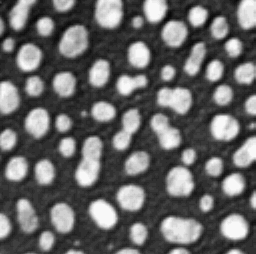
#> input picture bioimaging/Ex01/data/blobs.tif, 256 x 254 px
$ jupyter execute --allow-errors 1_images_as_arrays.ipynb
#> lines starting #> are read from the running program, lines starting #| are printed output that depends on the picture; after the words box and inside, x2 and y2 are one past the last pixel; in counts of white or black regions, pixels touching at a corner belong together
# Fundamentals of Bioimage Processing - Exercise 1

[cell 1]
import matplotlib.pyplot as plt
import numpy as np
from skimage.io import imread

---
## Numpy arrays

[cell 2]
smiley = np.array([
    [0, 0, 0, 0, 0, 0, 0],
    [0, 0, 13, 0, 18, 0, 0],
    [0, 0, 19, 0, 15, 0, 0],
    [0, 0, 0, 0, 0, 0, 0],
    [0, 10, 0, 0, 0, 13, 0],
    [0, 0, 12, 15, 10, 0, 0],
    [0, 0, 0, 0, 0, 0, 0]
], dtype=np.uint8)
smiley

[cell 3]
plt.imshow(smiley, cmap="gray")
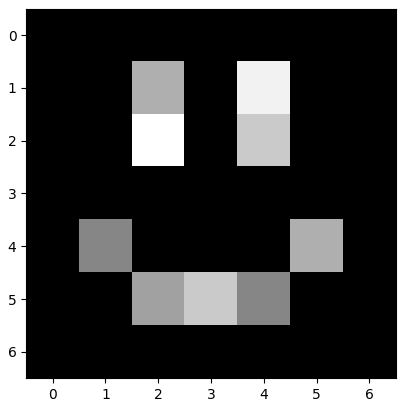
#> figure drawn by matplotlib, 1 panel

[cell 4]
smiley[1, 2]

[cell 5]
smiley.shape

[cell 6]
smiley.ndim

[cell 7]
smiley.dtype

---
## Reading images

[cell 8]
image = imread("./data/blobs.tif")
#> image is the input picture: shape (254, 256); min 8, max 248, mean 103.3

#> (a cell that did not finish here is left out)

[cell 10]
image = imread(r".\data\blobs.tif")

---
## Displaying images

[cell 11]
f, axs = plt.subplots(1, 3, figsize=(9, 3))
axs[0].imshow(image)
axs[1].imshow(image, cmap="magma")
axs[2].imshow(image, cmap="gray")
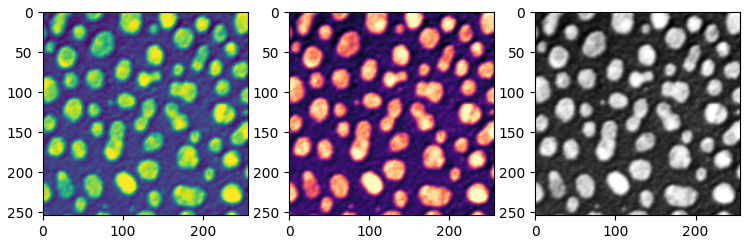
#> figure drawn by matplotlib, 3 panels

#> (a cell that did not finish here is left out)

[cell 13]
shape_3D_false = (3, 50, 50)
#> (the rest of this cell did not finish here and is left out)

---
## Computing with images

[cell 14]
ones = np.ones(shape=(5, 5))
ones_plus_three = ones + 3
ones_plus_three

[cell 15]
squared = ones_plus_three ** 2
squared

[cell 16]
log = np.log2(squared)
log

[cell 17]
help(np.random.random)

[cell 18]
randoms = np.random.random(size=ones.shape)
ones + randoms

[cell 19]
randoms = np.random.random(size=(4, 4))
#> (the rest of this cell did not finish here and is left out)

---
## Image statistics

[cell 20]
randoms = np.random.randint(low=0, high=255, size=(40, 60))
plt.imshow(randoms)
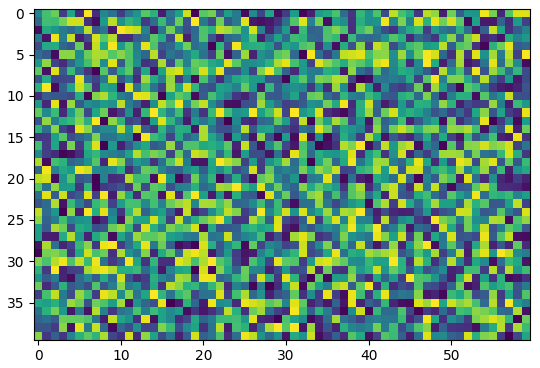
#> figure drawn by matplotlib, 1 panel

[cell 21]
np.mean(randoms)

[cell 22]
np.mean(randoms, axis=0)

[cell 23]
np.mean(randoms, axis=1)

[cell 24]
np.std(randoms)

[cell 25]
randoms.std()

[cell 26]
histogram, bins = np.histogram(randoms.flatten(), 255)

#> (a cell that did not finish here is left out)

---
## Slicing images

[cell 28]
image = imread("./data/blobs.tif")

[cell 29]
plt.imshow(image)

[cell 30]
cropped_image1 = image[0:128]
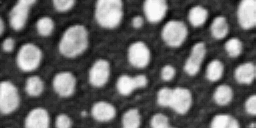
#> cropped_image1: shape (128, 256); min 8, max 248, mean 103.2
plt.imshow(cropped_image1)

[cell 31]
cropped_image2 = image[0:128, 128:]
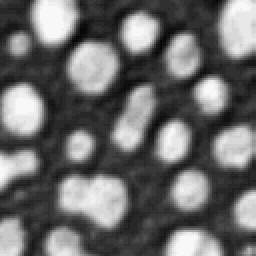
#> cropped_image2: shape (128, 128) (shown 2 times larger); min 8, max 248, mean 107.2
plt.imshow(cropped_image2);

[cell 32]
sampled_image = image[::5, ::5]
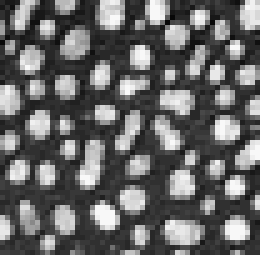
#> sampled_image: shape (51, 52) (shown 5 times larger); min 8, max 248, mean 103.2
plt.imshow(sampled_image)

[cell 33]
flipped_image = image[::, ::-1]
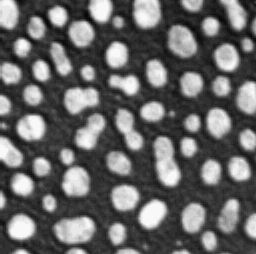
#> flipped_image: shape (254, 256); min 8, max 248, mean 103.3
plt.imshow(flipped_image)

---
## Thresholding and masking

Instead of using this simle 1D array, we can perform the same operation on an entire image. Let's import the blobs picture again:

[cell 34]
mask = image > 100
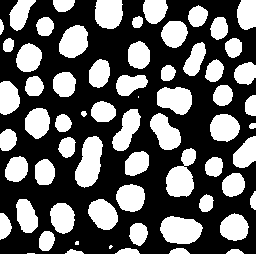
#> mask: shape (254, 256) bool; 38.4% white; 65 white regions (4 under 20 px), largest, box (x1, y1, x2, y2) and area: (75, 136, 103, 188) 982, (160, 216, 203, 244) 924, (166, 148, 196, 197) 915
plt.imshow(mask)

Now we obtain a 2D array filled with boolean values. We can even look at it (white values are ```True```):

And now we can do indexing to recover all pixel values above our threshold of 100:

[cell 35]
image[mask]

[cell 36]
len(image[mask]) / len(image.flatten())
#> Out = 0.384

[cell 37]
plt.imshow(np.where(mask, image, 0))
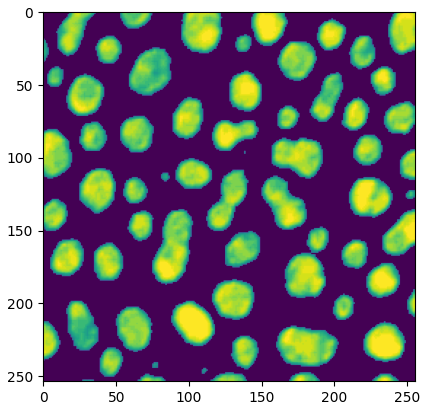
#> figure drawn by matplotlib, 1 panel

[cell 38]
plt.imshow(np.where(mask, 0, image))
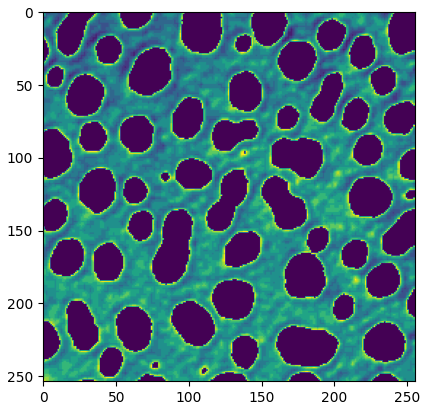
#> figure drawn by matplotlib, 1 panel
